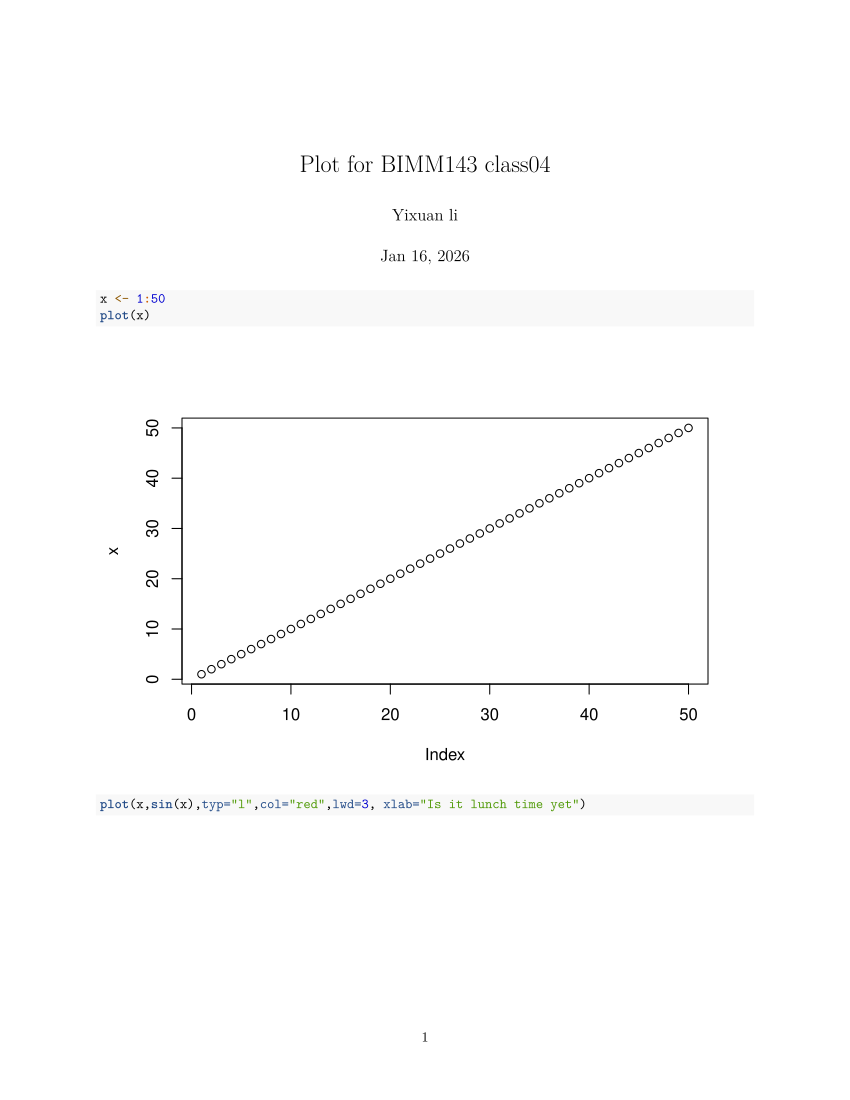

This figure's R source:
#' ---
#' title: "Plot for BIMM143 class04"
#' author: "Yixuan li"
#' date: "Jan 16, 2026"
#' ---

x <- 1:50
plot(x)
plot(x,sin(x),typ="l",col="red",lwd=3, xlab="Is it lunch time yet")
